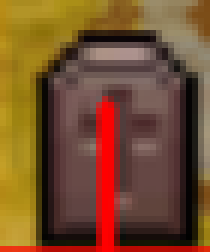
#> input picture tests/fixtures/map_cemetery.png, 35 x 42 px (shown 6 times larger); its folder holds only this picture in this run
$ python -i fishing_safety.py   (imports and definitions only)
#> lines starting #> are read from the running program, lines starting #| are printed output that depends on the picture; after the words box and inside, x2 and y2 are one past the last pixel; in counts of white or black regions, pixels touching at a corner belong together
#> further down, picture is the input picture: shape (42, 35, 3); mean B, G, R 45, 78.5, 117.4
#!/usr/bin/env python
# -*- coding: utf-8 -*-
"""
fishing_safety.py — SECURITE DU PERSONNAGE : MEMOIRE D'INCIDENTS, ETATS DE
RECUPERATION ET GARDE-FOUS DE L'EAU.

Contexte (incident reel du 2026-10-21) : le bot a tente de se deplacer vers
un spot de peche, est entre dans l'eau et le personnage s'est noye. Le
rapport d'incident doit donc etre persiste, la zone.markee comme dangereuse,
et tout deplacement vers cette zone doit etre refuse jusqu'a recalibration.

Trois briques :

1. `IncidentMemory` — memoire PERSISTANTE (survit au redemarrage) des
   incidents et des trajets, avec pour chacun : destination visee, chemin
   suivi, position relative avant/apres, etat de l'eau et de la rive detecte,
   direction estimee, commandes envoyees, deplacement observe, resultat
   (succes / blocage / entree dans l'eau / mort / recuperation), niveau de
   confiance et cause probable.

   Une zone n'est declaree dangereuse qu'apres un SEUL incident : elle est
   memorisee avec un niveau de confiance, puis affinee par les observations
   suivantes (une observation unique ne prouve pas qu'une zone entiere est
   dangereuse).

2. `RecoveryStateMachine` — etats explicites :
       FISHING -> NAVIGATION -> DANGER_DETECTED -> DEAD -> GHOST ->
       CORPSE_RECOVERY -> RESURRECTION -> SAFE_REPOSITION -> RESUME_OR_STOP
   Les transitions sont confirmees par des OBSERVATIONS (etat de vie, mode
   fantome, presence du corps, position sure), jamais par le simple envoi
   d'une commande.

3. Garde-fous de deplacement (`safe_click_target`, `check_progress`) :
   - detection prudente de l'eau et de la rive (la nuit, une classification
     incertaine conduit a un ARRET, pas a un clic risque) ;
   - marge de securite avant le bord ;
   - mouvements courts et controles pres de l'eau ;
   - arret immediat si deplacement incoherent ou progression nulle ;
   - interdiction de repeter indefiniment une commande ;
   - limite de duree et de distance par action ;
   - validation de l'arrivee avant de lancer la peche.
"""

import json
import math
import os
import time

try:
    import cv2
    import numpy as np
except ImportError:                                    # pragma: no cover
    cv2 = None
    np = None

# ---------------------------------------------------------------- etats
FISHING = "FISHING"
NAVIGATION = "NAVIGATION"
DANGER_DETECTED = "DANGER_DETECTED"
DEAD = "DEAD"
GHOST = "GHOST"
CORPSE_RECOVERY = "CORPSE_RECOVERY"
RESURRECTION = "RESURRECTION"
SAFE_REPOSITION = "SAFE_REPOSITION"
RESUME_OR_STOP = "RESUME_OR_STOP"

ALL_STATES = (FISHING, NAVIGATION, DANGER_DETECTED, DEAD, GHOST,
               CORPSE_RECOVERY, RESURRECTION, SAFE_REPOSITION, RESUME_OR_STOP)

#: Etats dans lesquels AUCUN deplacement de navigation n'est autorise.
STATES_BLOCKING_NAVIGATION = (DANGER_DETECTED, DEAD, GHOST, CORPSE_RECOVERY,
                              RESURRECTION, SAFE_REPOSITION, RESUME_OR_STOP)

#: Resultats d'une action de deplacement.
OUTCOME_OK = "ok"
OUTCOME_BLOCKED = "blocked"
OUTCOME_WATER = "entered_water"
OUTCOME_DEAD = "died"
OUTCOME_RECOVERED = "recovered"

#: Marge (pixels ecran) conservee entre la zone d'eau et la cible d'un clic.
WATER_SAFETY_MARGIN_PX = 26

#: Duree maximale d'une action de deplacement (secondes).
MAX_ACTION_SECONDS = 8.0

#: Distance relative maximale jugee acceptable pour une action (px de vue 3D).
MAX_ACTION_DISTANCE_PX = 900.0

#: Nombre maximal de tentatives consecutives sans progression.
MAX_NO_PROGRESS = 2


class IncidentMemory(object):
    """Memoire persistante des incidents et des trajets (survit au reboot)."""

    # [118 lines left out: functions __init__, _load, save, record_incident, _learn_from, zone_status and 2 more, not called in this run]

    def trail_status(self, trail_id):
        t = (self.data.get("trails") or {}).get(str(trail_id))
        return t.get("status") if t else "unknown"

    # [5 lines left out: function summary, not called in this run]


class RecoveryStateMachine(object):
    """Machine a etats de securite du personnage.

    Les transitions sont confirmees par des observations reelles :
      * `observe_death`   : l'etat de vie passe a 'dead' ;
      * `observe_ghost`   : le monde est desature (fantome) ;
      * `observe_corpse`  : le marqueur du corps est visible ;
      * `observe_alive`   : le personnage est vivant (fin de la resurrection) ;
      * `observe_safe`    : une position sure est atteinte.
    """

    # [15 lines left out: functions __init__, _to, not called in this run]

    @property
    def navigation_allowed(self):
        return self.state not in STATES_BLOCKING_NAVIGATION

    @property
    def fishing_allowed(self):
        return self.state in (FISHING, NAVIGATION)

    # -------------------------------------------------------- transitions
    # [25 lines left out: functions observe_death, observe_ghost, observe_corpse, not called in this run]

    def observe_resurrected(self, evidence=None):
        self._to(RESURRECTION, reason="resurrection confirmee", evidence=evidence)
        return self.state

    def observe_safe_position(self, evidence=None):
        self._to(SAFE_REPOSITION, reason="position sure", evidence=evidence)
        return self.state

    def observe_resume(self):
        self._to(FISHING, reason="reprise validee")
        return self.state

    def observe_stop(self, reason="arret demande"):
        self._to(RESUME_OR_STOP, reason=reason)
        return self.state

    # [11 lines left out: functions enter_navigation, enter_fishing, not called in this run]

    def enter_danger(self, reason=None, evidence=None):
        return self._to(DANGER_DETECTED, reason=reason or "danger detecte",
                        evidence=evidence)


# --------------------------------------------------------------- garde-fous
def _bgr(img):
    """Normalise une capture (PIL / ndarray) en BGR ndarray.

    Les tableaux numpy sont deja en BGR (convention du projet) ; les objets
    PIL sont en RGB et sont convertis.
    """
    if img is None or np is None or cv2 is None:
        return None
    if isinstance(img, np.ndarray):
        arr = img
        if arr.size == 0:
            return None
        if arr.ndim == 2:
            return cv2.cvtColor(arr, cv2.COLOR_GRAY2BGR)
        if arr.shape[2] == 4:
            return cv2.cvtColor(arr, cv2.COLOR_BGRA2BGR)
        return arr
    try:
        arr = np.asarray(img)
    except Exception:
        return None
    if arr is None or arr.size == 0:
        return None
    if arr.ndim == 2:
        return cv2.cvtColor(arr, cv2.COLOR_GRAY2BGR)
    if arr.shape[2] == 4:
        return cv2.cvtColor(arr, cv2.COLOR_BGRA2BGR)
    return cv2.cvtColor(arr, cv2.COLOR_RGB2BGR)


def water_profile(img_bgr, samples=5):
    """Estimation prudente de la presence d'eau autour d'un point ecran.

    Retourne un dict : {waterRatio, uncertain, marginPx}. En cas de
    classification incertaine (nuit, faible contraste), `uncertain` est vrai :
    l'appelant doit alors STOPPER ou se replier, jamais cliquer.
    """
#> called with samples = 5
    img_bgr = _bgr(img_bgr)
    if img_bgr is None:
        return {"waterRatio": 0.0, "uncertain": True, "marginPx": 0}
    try:
        import cv2
        import numpy as np
    except ImportError:
        return {"waterRatio": 0.0, "uncertain": True, "marginPx": 0}
    h, w = img_bgr.shape[:2]
#> h = 42; w = 35
    hsv = cv2.cvtColor(img_bgr, cv2.COLOR_BGR2HSV)
#> hsv: shape (42, 35, 3); mean H, S, V 22.7, 141.1, 117.4
    hue = hsv[:, :, 0].astype(np.int16)
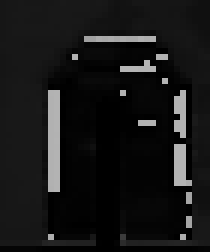
#> hue: shape (42, 35) int16 (shown 6 times larger); min 0, max 179, mean 22.7
    sat = hsv[:, :, 1].astype(np.int16)
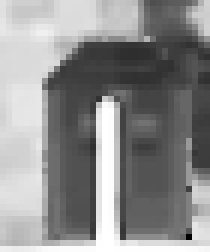
#> sat: shape (42, 35) int16 (shown 6 times larger); min 0, max 255, mean 141.1
    val = hsv[:, :, 2].astype(np.int16)
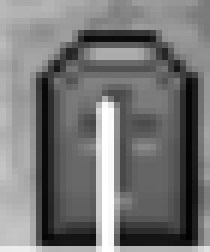
#> val: shape (42, 35) int16 (shown 6 times larger); min 1, max 255, mean 117.4
    # eau : sombre ET desaturee (calibration nuit du 2026-10-21 :
    # eau S 35-46 / V 20-31 ; herbe S 146)
    water = (val < 75) & (sat < 80)
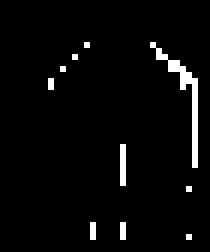
#> water: shape (42, 35) bool (shown 6 times larger); 3.3% white in thin lines or dots, all inside (x1, y1, x2, y2) = (8, 7, 33, 40)
    ratio = float(water.mean())
#> ratio = 0.0333
    # incertitude : contraste global faible (nuit) => on ne se fie pas a l'eau
    contrast = float(val.std())
#> contrast = 56.62
    uncertain = contrast < 28.0
#> uncertain = False
    return {"waterRatio": round(ratio, 4), "uncertain": uncertain,
            "contrast": round(contrast, 2)}


# [61 lines left out: functions near_water, safe_click_target, check_progress, direction_error, not called in this run]

>>> import cv2
>>> picture = cv2.imread('../tests/fixtures/map_cemetery.png')
>>> result = water_profile(picture)
#> result = {'waterRatio': 0.0333, 'uncertain': False, 'contrast': 56.62}
